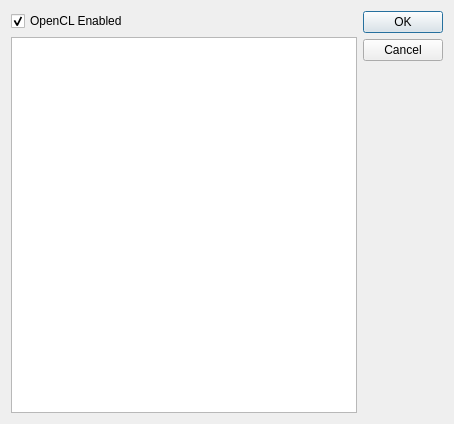
<?xml version="1.0" encoding="UTF-8"?>
<ui version="4.0">
 <class>OpenCLDlg</class>
 <widget class="QDialog" name="OpenCLDlg">
  <property name="geometry">
   <rect>
    <x>0</x>
    <y>0</y>
    <width>454</width>
    <height>424</height>
   </rect>
  </property>
  <property name="windowTitle">
   <string>OpenCL Preferences</string>
  </property>
  <layout class="QGridLayout" name="gridLayout">
   <item row="0" column="0">
    <widget class="QCheckBox" name="openCLEnabledCheckBox">
     <property name="text">
      <string>OpenCL Enabled</string>
     </property>
     <property name="checked">
      <bool>true</bool>
     </property>
    </widget>
   </item>
   <item row="0" column="1" rowspan="2">
    <widget class="QDialogButtonBox" name="buttonBox">
     <property name="orientation">
      <enum>Qt::Vertical</enum>
     </property>
     <property name="standardButtons">
      <set>QDialogButtonBox::Cancel|QDialogButtonBox::Ok</set>
     </property>
    </widget>
   </item>
   <item row="1" column="0">
    <widget class="QTreeWidget" name="device_list">
     <property name="editTriggers">
      <set>QAbstractItemView::NoEditTriggers</set>
     </property>
     <property name="selectionMode">
      <enum>QAbstractItemView::NoSelection</enum>
     </property>
     <attribute name="headerVisible">
      <bool>false</bool>
     </attribute>
     <column>
      <property name="text">
       <string notr="true">1</string>
      </property>
     </column>
    </widget>
   </item>
  </layout>
 </widget>
 <resources/>
 <connections>
  <connection>
   <sender>buttonBox</sender>
   <signal>accepted()</signal>
   <receiver>OpenCLDlg</receiver>
   <slot>accept()</slot>
   <hints>
    <hint type="sourcelabel">
     <x>248</x>
     <y>254</y>
    </hint>
    <hint type="destinationlabel">
     <x>157</x>
     <y>274</y>
    </hint>
   </hints>
  </connection>
  <connection>
   <sender>buttonBox</sender>
   <signal>rejected()</signal>
   <receiver>OpenCLDlg</receiver>
   <slot>reject()</slot>
   <hints>
    <hint type="sourcelabel">
     <x>316</x>
     <y>260</y>
    </hint>
    <hint type="destinationlabel">
     <x>286</x>
     <y>274</y>
    </hint>
   </hints>
  </connection>
 </connections>
</ui>
